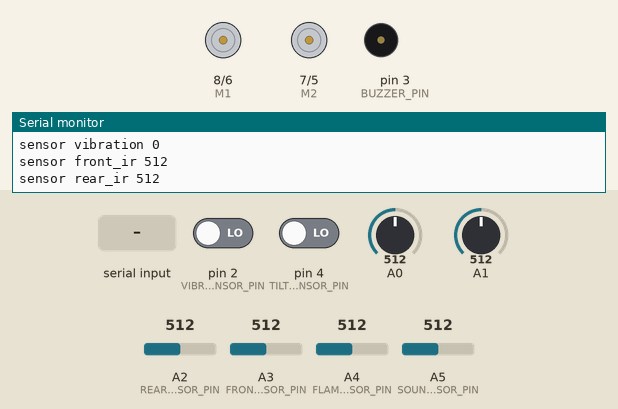
This sketch was run on a simulated Arduino Uno, built with avr-gcc and run on an emulated ATmega328P. On the bench: direction and speed pins drawn as motors (green arrow = direction pin HIGH = forward, orange = LOW = backward, longer = more drive), buzzer (waves = sounding, pin HIGH), the last lines printed to the serial monitor. The inputs (shaded band) are chosen by the test bench; at power-on: A2 (REAR_IR_SENSOR_PIN) = 512, pin 2 (VIBRATION_SENSOR_PIN) LOW, pin 4 (TILT_SENSOR_PIN) LOW, A0 = 512, A1 = 512, A3 (FRONT_IR_SENSOR_PIN) = 512, A4 (FLAME_SENSOR_PIN) = 512, A5 (SOUND_SENSOR_PIN) = 512.

Above: at 1.2 s.
1.3 s: "w" received over Serial
At 2.4 s:
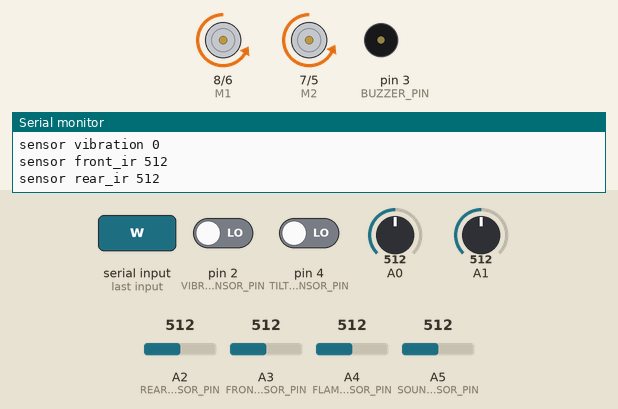
2.8 s: "s" received over Serial
At 3.4 s:
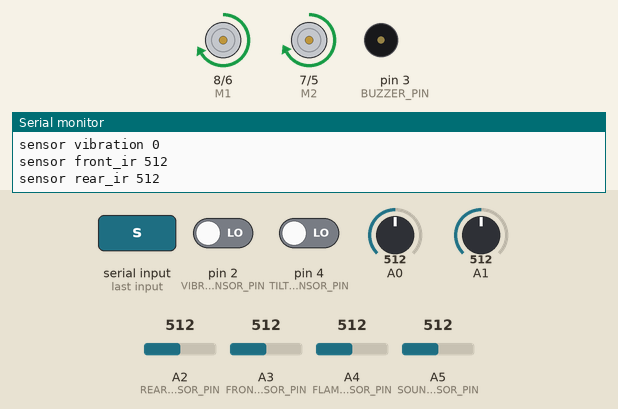
4.3 s: A2 (REAR_IR_SENSOR_PIN) set to 108
5.8 s: A2 (REAR_IR_SENSOR_PIN) set to 92
At 6.6 s:
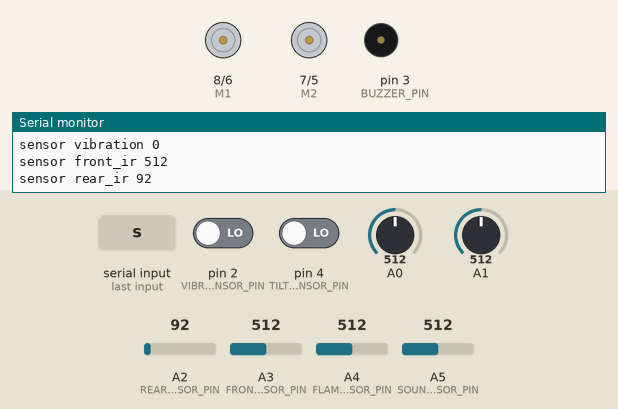
7.4 s: "a" received over Serial
At 8.0 s:
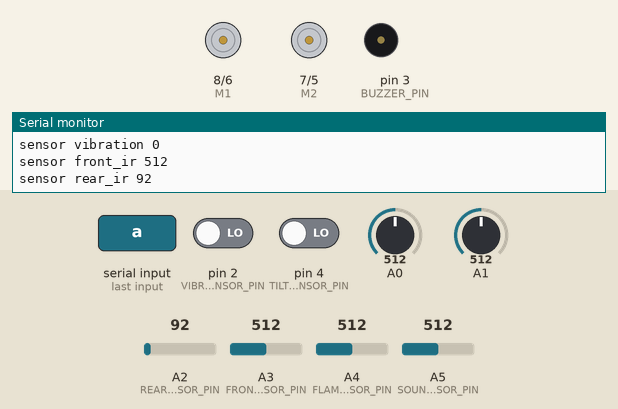
9.1 s: "d" received over Serial
At 10.7 s:
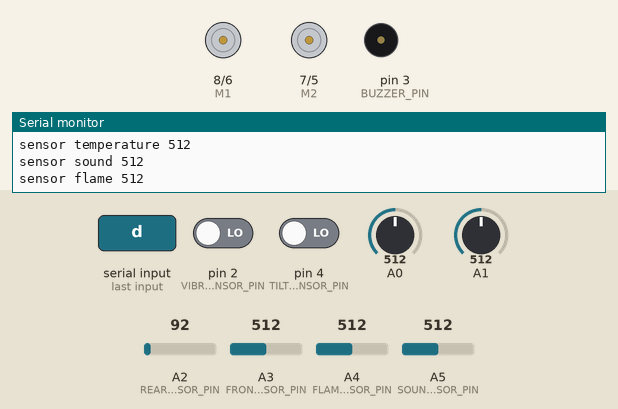
Timing chart, 0 to 11.7 s (numbered marks = the images above; inputs shaded):
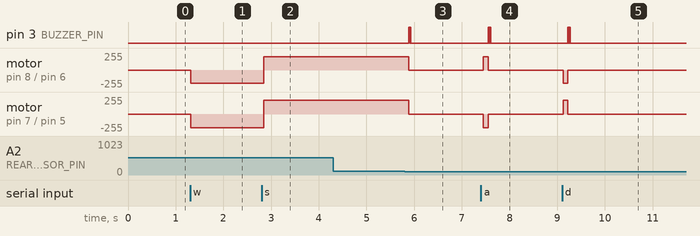

Measured:
- the behaviour switches between 100 and 99 on A2 (REAR_IR_SENSOR_PIN) (found by bisection; images 2 and 3)
- after the input at 1.3 s, motor on pin 8 (M1) / pin 6 (E1): stopped → backward 200/255 at once; motor on pin 7 (M2) / pin 5 (E2): stopped → backward 204/255 at once
- after the input at 2.8 s, motor on pin 8 (M1) / pin 6 (E1): backward 200/255 → forward 200/255 at once; motor on pin 7 (M2) / pin 5 (E2): backward 204/255 → forward 204/255 at once
- after the input at 5.8 s, pin 3 (BUZZER_PIN): alternates HIGH for 0.01 s and LOW for 0.01 s, 6 changes in all, then stays LOW, starting after 0.08 s; motor on pin 8 (M1) / pin 6 (E1): forward 200/255 → stopped after 0.08 s; motor on pin 7 (M2) / pin 5 (E2): forward 204/255 → stopped after 0.08 s
- after the input at 7.4 s, pin 3 (BUZZER_PIN): alternates HIGH for 0.01 s and LOW for 0.01 s, 6 changes in all, then stays LOW, starting after 0.15 s; motor on pin 8 (M1) / pin 6 (E1): stopped → forward 200/255 after 0.05 s, → stopped 0.10 s later; motor on pin 7 (M2) / pin 5 (E2): stopped → backward 204/255 after 0.05 s, → stopped 0.10 s later
- after the input at 9.1 s, pin 3 (BUZZER_PIN): alternates HIGH for 0.01 s and LOW for 0.01 s, 6 changes in all, then stays LOW, starting after 0.12 s; motor on pin 8 (M1) / pin 6 (E1): stopped → backward 200/255 at once, → stopped 0.10 s later; motor on pin 7 (M2) / pin 5 (E2): stopped → forward 204/255 at once, → stopped 0.10 s later

The sketch:

sketch_safety_override.ino
```cpp
#define FRONT_IR_SENSOR_PIN  3 // Must be an analog pin
#define REAR_IR_SENSOR_PIN 2  // Must be an analog pin

#define FLAME_SENSOR_PIN 4
#define SOUND_SENSOR_PIN 5

#define TILT_SENSOR_PIN 4 // Digital
#define VIBRATION_SENSOR_PIN 2 // Digital

#define BUZZER_PIN 3  // Must be an digital pin


int DEBUG_DUMP = 0;

int nRearSafetyThreshold = 100; // When the rover approaches the edge the signal falls from 400 to less than 100.
int nfrontSafetyThreshold = 100; // When the rover approaches the edge the signal falls from 400 to less than 100.

int E1 = 6; //M1 Speed Control
int E2 = 5; //M2 Speed Control
int M1 = 8; //M1 Direction Control
int M2 = 7; //M2 Direction Control

/// GLOBAL STATES
int MOVING_FORWARD = 1;
int TURNING_LEFT = 2;
int TURNING_RIGHT = 3;
int REVERSING = 4;
int STOPPED = 5;
int nMovementState_ = STOPPED;

/// PERMISSION STATES
boolean bSafeToReverse_ = false;
boolean bSafeToGoForward_ = false;

// SENSOR PUBLISHING
int nIterationsSinceLastPost_ = 0;
int nLightSensor_ = 0;
int nTemperatureSensor_ = 0;
int nFlameSensor_ = 0;
int nSoundSensor_ = 0;
int nTiltSensor_ = 0;
int nVibrationSensor_ = 0;

int nFrontIRSensor_ = 0;
int nRearIRSensor_ = 0;


void setup()
{
        pinMode(BUZZER_PIN, OUTPUT);

        pinMode(TILT_SENSOR_PIN, INPUT);

        pinMode(VIBRATION_SENSOR_PIN, INPUT);

	int i;
	for(i=5;i<=8;i++)
	{
		pinMode(i, OUTPUT);
	}
	Serial.begin(115200); //Set serial baud rate to 115200
}


boolean isDangerousRearSensorValue(int n)
{
	return n < nRearSafetyThreshold;
}


boolean isDangerousFrontSensorValue(int n)
{
	return n < nfrontSafetyThreshold;
}


void readRearIRSensor()
{
	nRearIRSensor_ = analogRead(REAR_IR_SENSOR_PIN);
	if (DEBUG_DUMP) Serial.print(" RearIR:");
	if (DEBUG_DUMP) Serial.print(nRearIRSensor_);
	bSafeToReverse_ = ! isDangerousRearSensorValue(nRearIRSensor_);
	if (nMovementState_ != STOPPED && nMovementState_ != MOVING_FORWARD)
	{
		if (! bSafeToReverse_)
		{
			if (DEBUG_DUMP) Serial.print(" EMERGENCY STOP ");
			stop();
                        alert();
		}
	}
}


void readFrontIRSensor()
{
	nFrontIRSensor_ = analogRead(FRONT_IR_SENSOR_PIN);
	if (DEBUG_DUMP) Serial.print(" FrontIR:");
	if (DEBUG_DUMP) Serial.print(nFrontIRSensor_);
	bSafeToGoForward_ = ! isDangerousFrontSensorValue(nFrontIRSensor_);

	if (nMovementState_ != STOPPED && nMovementState_ != REVERSING)
	{
		if (! bSafeToGoForward_)
		{
			if (DEBUG_DUMP) Serial.print(" EMERGENCY STOP ");
			stop();
                        alert();
		}
	}
}


void stop(void) //Stop
{
	if (DEBUG_DUMP) Serial.print(" StopCommand ");
	digitalWrite(E1,LOW);
	digitalWrite(E2,LOW);
	nMovementState_ = STOPPED;
}


void forward(char a,char b)
{
	if (DEBUG_DUMP) Serial.print(" ForwardCommand ");
	if (bSafeToGoForward_)
	{
		analogWrite (E1,a);
		digitalWrite(M1,LOW);
		analogWrite (E2,b);
		digitalWrite(M2,LOW);
		nMovementState_ = MOVING_FORWARD;
	}
}


void reverse (char a,char b)
{
	if (DEBUG_DUMP) Serial.print(" ReverseCommand ");
	if (bSafeToReverse_)
	{
		analogWrite (E1,a);
		digitalWrite(M1,HIGH);
		analogWrite (E2,b);
		digitalWrite(M2,HIGH);
		nMovementState_ = REVERSING;
	}
}


void left (char a,char b)
{
	if (DEBUG_DUMP) Serial.print(" LeftCommand ");
	analogWrite (E1,a);
	digitalWrite(M1,HIGH);
	analogWrite (E2,b);
	digitalWrite(M2,LOW);
	nMovementState_ = TURNING_LEFT;
}


void right (char a,char b)
{
	if (DEBUG_DUMP) Serial.print(" RightCommand ");
	analogWrite (E1,a);
	digitalWrite(M1,LOW);
	analogWrite (E2,b);
	digitalWrite(M2,HIGH);
	nMovementState_ = TURNING_RIGHT;
}


void servoleft()
{
    digitalWrite(8,1);
}

void servoright()
{
    digitalWrite(8,254);
}

void obtainCommandInput()
{
	if (DEBUG_DUMP) Serial.print(" ReadingCommands ");

	if( Serial.available() )           // if data is available to read
	{
		if (DEBUG_DUMP) Serial.print(" CharactersRead ");

		char val = Serial.read();

		int leftspeed = 200; //255 is maximum speed
		int rightspeed =  204;
		if (DEBUG_DUMP) Serial.print(val);
		if (DEBUG_DUMP) Serial.print(" ");

                click();

		switch (val) // Perform an action depending on the command
		{
			case 'w'://Move Forward
				forward (leftspeed,rightspeed);
				break;
			case 's'://Move Backwards
				reverse (leftspeed,rightspeed);
				break;
			case 'a'://Turn Left
				left (leftspeed,rightspeed);
				break;
			case 'd'://Turn Right
				right (leftspeed,rightspeed);
				break;
			case 'p'://Turn Right
				servoright ();
				break;

			case 'o'://Turn Right
				servoleft ();
				break;

			default:
				stop();
			break;
		}
	}

}


void click()
{
    digitalWrite(BUZZER_PIN, HIGH);
    delay(1);
    digitalWrite(BUZZER_PIN, LOW);
}


void alert()
{
    digitalWrite(BUZZER_PIN, HIGH);
    delay(10);
    digitalWrite(BUZZER_PIN, LOW);
    delay(10);
    digitalWrite(BUZZER_PIN, HIGH);
    delay(10);
    digitalWrite(BUZZER_PIN, LOW);
    delay(10);
    digitalWrite(BUZZER_PIN, HIGH);
    delay(10);
    digitalWrite(BUZZER_PIN, LOW);
}


void reportSensors()
{
    if (nIterationsSinceLastPost_ > 5)
    {
        nIterationsSinceLastPost_ = 0;

        nLightSensor_ = analogRead(A0);
        nTemperatureSensor_ = analogRead(A1);
        nFlameSensor_ = analogRead(FLAME_SENSOR_PIN);
        nSoundSensor_ = analogRead(SOUND_SENSOR_PIN);

        nTiltSensor_ = digitalRead(TILT_SENSOR_PIN);
        nVibrationSensor_ = digitalRead(VIBRATION_SENSOR_PIN);

        Serial.println();
        Serial.print("sensor light ");
        Serial.println(nLightSensor_);

        Serial.print("sensor temperature ");
        Serial.println(nTemperatureSensor_);

        Serial.print("sensor sound ");
        Serial.println(nSoundSensor_);


        Serial.print("sensor flame ");
        Serial.println(nFlameSensor_);

        Serial.print("sensor tilt ");
        Serial.println(nTiltSensor_);

        Serial.print("sensor vibration ");
        Serial.println(nVibrationSensor_);

        Serial.print("sensor front_ir ");
        Serial.println(nFrontIRSensor_);

        Serial.print("sensor rear_ir ");
        Serial.println(nRearIRSensor_);
    }
    else
    {
        ++nIterationsSinceLastPost_;
    }
}


void loop()
{
	readFrontIRSensor();
	readRearIRSensor();
	obtainCommandInput();
        reportSensors();
	delay(100);
}
```
